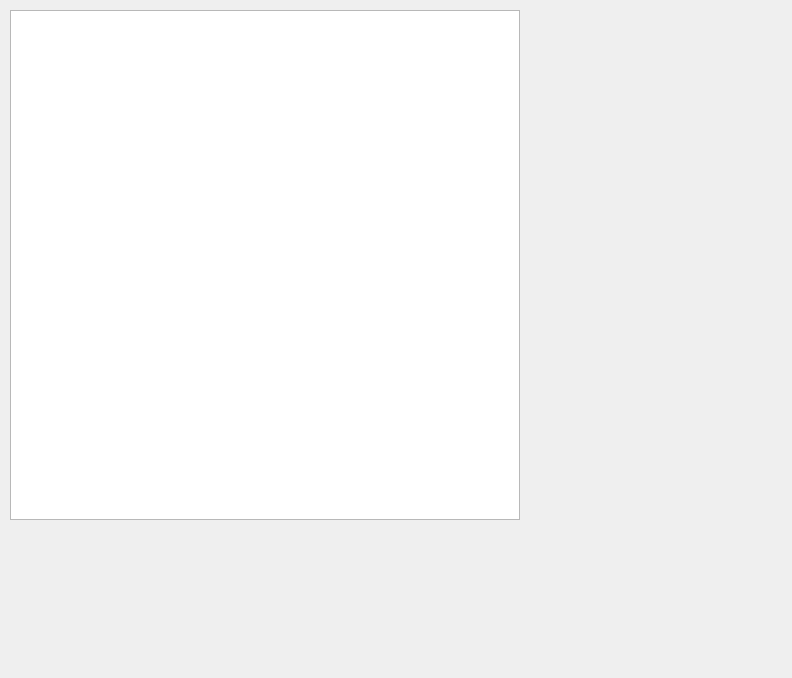
<?xml version="1.0" encoding="UTF-8"?>
<ui version="4.0">
 <class>widget</class>
 <widget class="QWidget" name="widget">
  <property name="geometry">
   <rect>
    <x>0</x>
    <y>0</y>
    <width>792</width>
    <height>678</height>
   </rect>
  </property>
  <property name="windowTitle">
   <string>Widget_burdukovskiy</string>
  </property>
  <widget class="QGraphicsView" name="graphicsView">
   <property name="geometry">
    <rect>
     <x>10</x>
     <y>10</y>
     <width>510</width>
     <height>510</height>
    </rect>
   </property>
   <property name="autoFillBackground">
    <bool>false</bool>
   </property>
  </widget>
 </widget>
 <layoutdefault spacing="6" margin="11"/>
 <resources/>
 <connections/>
</ui>
